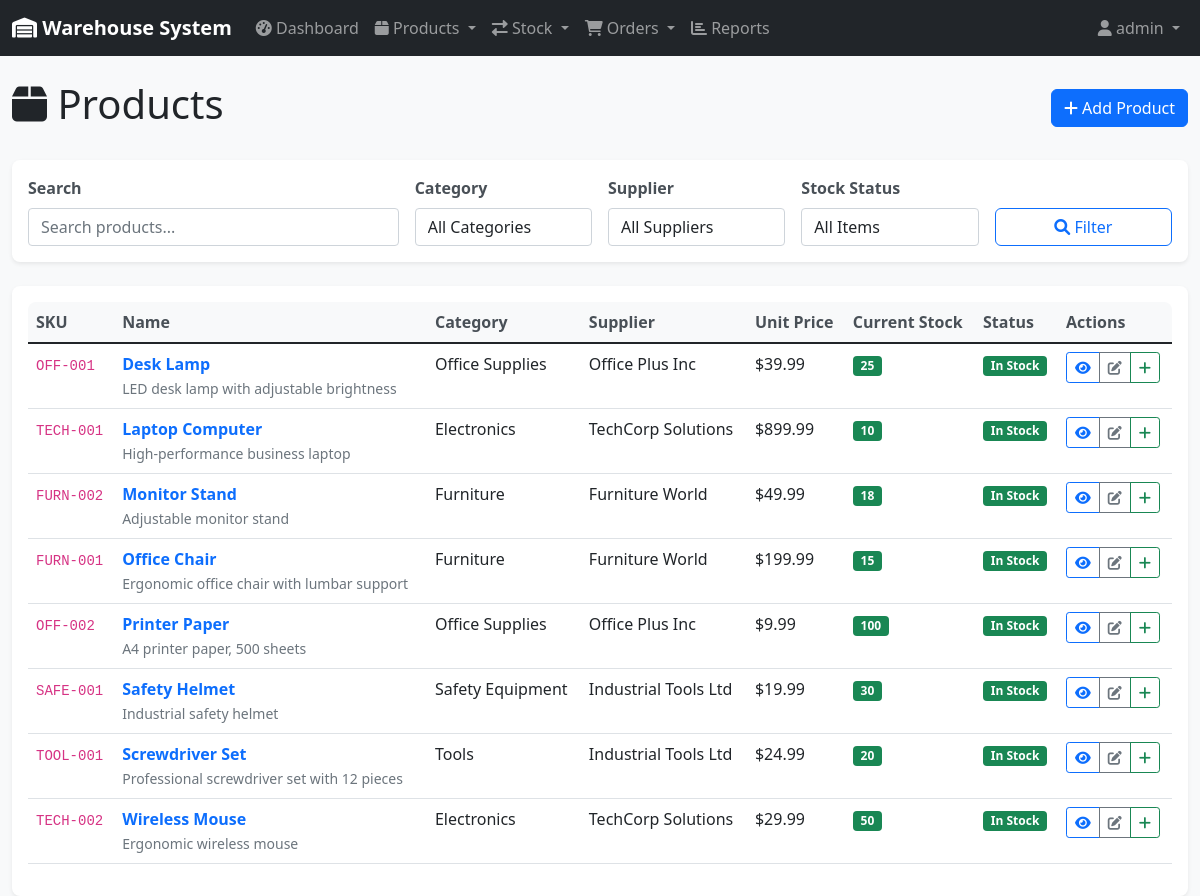
Screenshot of /products/ (signed in) with the database file from the repository.
### inventory/models.py (models this page shows, shortened)
class Product(models.Model):
    name = models.CharField(max_length=200)
    sku = models.CharField(max_length=50, unique=True, help_text="Stock Keeping Unit")
    description = models.TextField(blank=True)
    category = models.ForeignKey(Category, on_delete=models.CASCADE, related_name='products')
    supplier = models.ForeignKey(Supplier, on_delete=models.CASCADE, related_name='products')
    unit_price = models.DecimalField(max_digits=10, decimal_places=2, validators=[MinValueValidator(Decimal('0.01'))])
    reorder_level = models.PositiveIntegerField(default=10, help_text="Minimum stock level before reordering")
    created_at = models.DateTimeField(auto_now_add=True)
    updated_at = models.DateTimeField(auto_now=True)
    class Meta:
        ordering = ['name']
    @property
    def current_stock(self):
        return self.stock_movements.aggregate(
            total=models.Sum('quantity')
        )['total'] or 0
    @property
    def needs_reorder(self):
        return self.current_stock <= self.reorder_level

class Category(models.Model):
    name = models.CharField(max_length=100, unique=True)
    description = models.TextField(blank=True)
    created_at = models.DateTimeField(auto_now_add=True)
    updated_at = models.DateTimeField(auto_now=True)
    class Meta:
        verbose_name_plural = "Categories"
        ordering = ['name']

class Supplier(models.Model):
    name = models.CharField(max_length=200)
    contact_person = models.CharField(max_length=100, blank=True)
    email = models.EmailField(blank=True)
    phone = models.CharField(max_length=20, blank=True)
    address = models.TextField(blank=True)
    created_at = models.DateTimeField(auto_now_add=True)
    updated_at = models.DateTimeField(auto_now=True)
    class Meta:
        ordering = ['name']

### inventory/views.py (the view)
# urls.py: path('products/', views.product_list, name='product_list'),
@login_required
def product_list(request):
    products = Product.objects.select_related('category', 'supplier').all()
    search_query = request.GET.get('search', '')
    if search_query:
        products = products.filter(
            Q(name__icontains=search_query) |
            Q(sku__icontains=search_query) |
            Q(description__icontains=search_query)
        )
    category_id = request.GET.get('category', '')
    if category_id:
        products = products.filter(category_id=category_id)
    supplier_id = request.GET.get('supplier', '')
    if supplier_id:
        products = products.filter(supplier_id=supplier_id)
    low_stock = request.GET.get('low_stock', '')
    if low_stock:
        low_stock_ids = [p.id for p in products if p.needs_reorder]
        products = products.filter(id__in=low_stock_ids)
    paginator = Paginator(products, 20)
    page_number = request.GET.get('page')
    page_obj = paginator.get_page(page_number)
    context = {
        'page_obj': page_obj,
        'categories': Category.objects.all(),
        'suppliers': Supplier.objects.all(),
        'search_query': search_query,
        'selected_category': category_id,
        'selected_supplier': supplier_id,
        'low_stock_filter': low_stock,
    }
    return render(request, 'inventory/product_list.html', context)

### templates/inventory/product_list.html (shortened to what this page needs)
{% extends 'base.html' %}
{% block content %}
<div class="row">
    <div class="col-12">
        <div class="d-flex justify-content-between align-items-center mb-4">
            <h1><i class="fas fa-box"></i> Products</h1>
            <a href="{% url 'product_create' %}" class="btn btn-primary">
                <i class="fas fa-plus"></i> Add Product
            </a>
        </div>
    </div>
</div>
<div class="card mb-4">
    <div class="card-body">
        <form method="get" class="row g-3">
            <div class="col-md-4">
                <label for="search" class="form-label">Search</label>
                <input type="text" class="form-control" id="search" name="search"
                       value="{{ search_query }}" placeholder="Search products...">
            </div>
            <div class="col-md-2">
                <label for="category" class="form-label">Category</label>
                <select class="form-control" id="category" name="category">
                    <option value="">All Categories</option>
                </select>
            </div>
            <div class="col-md-2">
                <label for="supplier" class="form-label">Supplier</label>
                <select class="form-control" id="supplier" name="supplier">
                    <option value="">All Suppliers</option>
                </select>
            </div>
            <div class="col-md-2">
                <label for="low_stock" class="form-label">Stock Status</label>
                <select class="form-control" id="low_stock" name="low_stock">
                    <option value="">All Items</option>
                </select>
            </div>
            <div class="col-md-2">
                <label class="form-label">&nbsp;</label>
                <div class="d-grid">
                    <button type="submit" class="btn btn-outline-primary">
                        <i class="fas fa-search"></i> Filter
                    </button>
                </div>
            </div>
        </form>
    </div>
</div>
<div class="card">
    <div class="card-body">
        {% if page_obj %}
            <div class="table-responsive">
                <table class="table table-hover">
                    <thead>
                        <tr>
                            <th>SKU</th>
                            <th>Name</th>
                            <th>Category</th>
                            <th>Supplier</th>
                            <th>Unit Price</th>
                            <th>Current Stock</th>
                            <th>Status</th>
                            <th>Actions</th>
                        </tr>
                    </thead>
                    <tbody>
                        {% for product in page_obj %}
                        <tr>
                            <td><code>{{ product.sku }}</code></td>
                            <td>
                                <a href="{% url 'product_detail' product.pk %}" class="text-decoration-none">
                                    <strong>{{ product.name }}</strong>
                                </a>
                                {% if product.description %}
                                    <br><small class="text-muted">{{ product.description|truncatechars:50 }}</small>
                                {% endif %}
                            </td>
                            <td>{{ product.category.name }}</td>
                            <td>{{ product.supplier.name }}</td>
                            <td>${{ product.unit_price }}</td>
                            <td>
                                <span class="badge bg-{% if product.current_stock <= 0 %}danger{% elif product.needs_reorder %}warning{% else %}success{% endif %}">
                                    {{ product.current_stock }}
                                </span>
                            </td>
                            <td>
                                {% if product.current_stock <= 0 %}
                                    <span class="badge bg-danger">Out of Stock</span>
                                {% elif product.needs_reorder %}
                                    <span class="badge bg-warning">Low Stock</span>
                                {% else %}
                                    <span class="badge bg-success">In Stock</span>
                                {% endif %}
                            </td>
                            <td>
                                <div class="btn-group btn-group-sm" role="group">
                                    <a href="{% url 'product_detail' product.pk %}" class="btn btn-outline-primary" title="View Details">
                                        <i class="fas fa-eye"></i>
                                    </a>
                                    <a href="{% url 'product_edit' product.pk %}" class="btn btn-outline-secondary" title="Edit">
                                        <i class="fas fa-edit"></i>
                                    </a>
                                    <a href="{% url 'stock_movement_create' %}?product={{ product.pk }}" class="btn btn-outline-success" title="Add Stock">
                                        <i class="fas fa-plus"></i>
                                    </a>
                                </div>
                            </td>
                        </tr>
                        {% endfor %}
                    </tbody>
                </table>
            </div>
        {% endif %}
    </div>
</div>
{% endblock %}

### templates/base.html (shortened to what this page needs)
<!DOCTYPE html>
<html lang="en">
<head>
    <link href="https://cdn.jsdelivr.net/npm/bootstrap@5.1.3/dist/css/bootstrap.min.css" rel="stylesheet">
    <link href="https://cdnjs.cloudflare.com/ajax/libs/font-awesome/6.0.0/css/all.min.css" rel="stylesheet">
    {% load static %}
    <link href="{% static 'css/style.css' %}" rel="stylesheet">
</head>
<body>
    <nav class="navbar navbar-expand-lg navbar-dark bg-dark">
        <div class="container-fluid">
            <a class="navbar-brand" href="{% url 'dashboard' %}">
                <i class="fas fa-warehouse"></i> Warehouse System
            </a>
            <div class="collapse navbar-collapse" id="navbarNav">
                {% if user.is_authenticated %}
                <ul class="navbar-nav me-auto">
                    <li class="nav-item">
                        <a class="nav-link" href="{% url 'dashboard' %}">
                            <i class="fas fa-tachometer-alt"></i> Dashboard
                        </a>
                    </li>
                    <li class="nav-item dropdown">
                        <a class="nav-link dropdown-toggle" href="#" id="productsDropdown" role="button" data-bs-toggle="dropdown">
                            <i class="fas fa-box"></i> Products
                        </a>
                    </li>
                    <li class="nav-item dropdown">
                        <a class="nav-link dropdown-toggle" href="#" id="stockDropdown" role="button" data-bs-toggle="dropdown">
                            <i class="fas fa-exchange-alt"></i> Stock
                        </a>
                    </li>
                    <li class="nav-item dropdown">
                        <a class="nav-link dropdown-toggle" href="#" id="ordersDropdown" role="button" data-bs-toggle="dropdown">
                            <i class="fas fa-shopping-cart"></i> Orders
                        </a>
                    </li>
                    <li class="nav-item">
                        <a class="nav-link" href="{% url 'reports' %}">
                            <i class="fas fa-chart-bar"></i> Reports
                        </a>
                    </li>
                </ul>
                <ul class="navbar-nav">
                    <li class="nav-item dropdown">
                        <a class="nav-link dropdown-toggle" href="#" id="userDropdown" role="button" data-bs-toggle="dropdown">
                            <i class="fas fa-user"></i> {{ user.username }}
                        </a>
                    </li>
                </ul>
                {% endif %}
            </div>
        </div>
    </nav>
    <div class="container-fluid mt-4">
        {% block content %}{% endblock %}
    </div>
</body>
</html>

### static/css/style.css (style rules this page uses)
body { font-family: 'Segoe UI', Tahoma, Geneva, Verdana, sans-serif; background-color: #f8f9fa; }
.navbar-brand { font-weight: bold; }
.card { border: none; box-shadow: 0 0.125rem 0.25rem rgba(0, 0, 0, 0.075); border-radius: 0.5rem; }
.table th { border-top: none; font-weight: 600; color: #495057; background-color: #f8f9fa; }
.btn { border-radius: 0.375rem; }
.badge { font-size: 0.75em; }
.form-label { font-weight: 600; color: #495057; }
.badge.bg-success { background-color: #198754 !important; }
.btn-group-sm > .btn { padding: 0.25rem 0.5rem; font-size: 0.875rem; }
.table-responsive { border-radius: 0.5rem; }

### rows the page displays
Product: sku "OFF-001", name "Desk Lamp", description "LED desk lamp with adjustable brightness", category.name "Office Supplies", supplier.name "Office Plus Inc", unit_price "39.99", current_stock "25", reorder_level "In Stock"
Product: sku "TECH-001", name "Laptop Computer", description "High-performance business laptop", category.name "Electronics", supplier.name "TechCorp Solutions", unit_price "899.99", current_stock "10", reorder_level "In Stock"
Product: sku "FURN-002", name "Monitor Stand", description "Adjustable monitor stand", category.name "Furniture", supplier.name "Furniture World", unit_price "49.99", current_stock "18", reorder_level "In Stock"
Product: sku "FURN-001", name "Office Chair", description "Ergonomic office chair with lumbar support", category.name "Furniture", supplier.name "Furniture World", unit_price "199.99", current_stock "15", reorder_level "In Stock"
Product: sku "OFF-002", name "Printer Paper", description "A4 printer paper, 500 sheets", category.name "Office Supplies", supplier.name "Office Plus Inc", unit_price "9.99", current_stock "100", reorder_level "In Stock"
Product: sku "SAFE-001", name "Safety Helmet", description "Industrial safety helmet", category.name "Safety Equipment", supplier.name "Industrial Tools Ltd", unit_price "19.99", current_stock "30", reorder_level "In Stock"
Product: sku "TOOL-001", name "Screwdriver Set", description "Professional screwdriver set with 12 pieces", category.name "Tools", supplier.name "Industrial Tools Ltd", unit_price "24.99", current_stock "20", reorder_level "In Stock"
Product: sku "TECH-002", name "Wireless Mouse", description "Ergonomic wireless mouse", category.name "Electronics", supplier.name "TechCorp Solutions", unit_price "29.99", current_stock "50", reorder_level "In Stock"

### other values shown
{{ user.username }} "admin"
